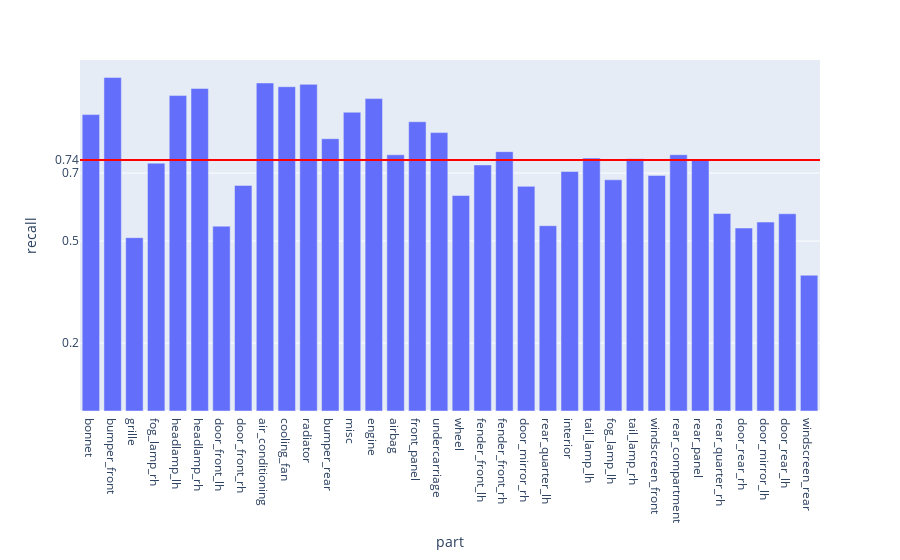

Notebook source saved alongside this figure:
### Code cell
fig = px.bar(evalMetrics, x = 'part', y = 'recall')

fig.add_hline(y=avgRecall, line_width=2, line_color="red")

fig.update_layout(
    yaxis = dict(
        tickmode = 'array',
        tickvals = [np.format_float_positional(avgRecall, 2), 0.2, 0.5, 0.7],
    )
)
fig

### Figure 1 — Plotly figure (JSON) as saved in the notebook; plotly's stock layout.template omitted (floating-point values rounded to 4 significant figures)
{"data": [{"alignmentgroup": "True", "hovertemplate": "part=%{x}<br>recall=%{y}<extra></extra>", "legendgroup": "", "marker": {"color": "#636efa", "pattern": {"shape": ""}}, "name": "", "offsetgroup": "", "orientation": "v", "showlegend": false, "textposition": "auto", "type": "bar", "x": ["bonnet", "bumper_front", "grille", "fog_lamp_rh", "headlamp_lh", "headlamp_rh", "door_front_lh", "door_front_rh", "air_conditioning", "cooling_fan", "radiator", "bumper_rear", "misc", "engine", "airbag", "front_panel", "undercarriage", "wheel", "fender_front_lh", "fender_front_rh", "door_mirror_rh", "rear_quarter_lh", "interior", "tail_lamp_lh", "fog_lamp_lh", "tail_lamp_rh", "windscreen_front", "rear_compartment", "rear_panel", "rear_quarter_rh", "door_rear_rh", "door_mirror_lh", "door_rear_lh", "windscreen_rear"], "xaxis": "x", "y": [0.872, 0.981, 0.51, 0.729, 0.928, 0.949, 0.5438, 0.6636, 0.965, 0.954, 0.961, 0.801, 0.879, 0.919, 0.7538, 0.851, 0.819, 0.634, 0.724, 0.763, 0.661, 0.5451, 0.7047, 0.744, 0.6802, 0.742, 0.693, 0.754, 0.737, 0.581, 0.5382, 0.5558, 0.5802, 0.3994], "yaxis": "y"}], "layout": {"barmode": "relative", "legend": {"tracegroupgap": 0}, "margin": {"t": 60}, "shapes": [{"line": {"color": "red", "width": 2}, "type": "line", "x0": 0, "x1": 1, "xref": "x domain", "y0": 0.7387, "y1": 0.7387, "yref": "y"}], "xaxis": {"anchor": "y", "domain": [0, 1], "title": {"text": "part"}}, "yaxis": {"anchor": "x", "domain": [0, 1], "tickmode": "array", "tickvals": ["0.74", 0.2, 0.5, 0.7], "title": {"text": "recall"}}}}
